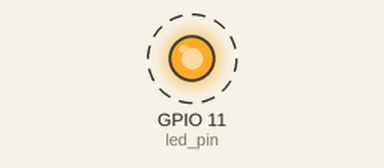
Simulated run of this program. Board: Raspberry Pi (BCM pin numbers). Parts: output pins drawn as LEDs (lit = HIGH). Dashed ring = blinking.

Above: at 0.5 s.
Timing chart, 0 to 4.6 s (numbered marks = the images above):
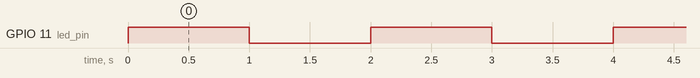

The program:

blink.py
```python
import RPi.GPIO as GPIO
import time

# Set the GPIO pin number
led_pin = 11

# Set the GPIO mode to BCM
GPIO.setmode(GPIO.BCM)

# Set up the GPIO pin as an output pin
GPIO.setup(led_pin, GPIO.OUT)

try:
    while True:
        # Turn on the LED
        GPIO.output(led_pin, GPIO.HIGH)
        time.sleep(1)  # Wait for 1 second
        # Turn off the LED
        GPIO.output(led_pin, GPIO.LOW)
        time.sleep(1)  # Wait for 1 second

except KeyboardInterrupt:
    # Reset GPIO settings if the user interrupts the program
    GPIO.cleanup()
```

Measured:
- by itself, GPIO 11 (led_pin): alternates HIGH for 1.0 s and LOW for 1.0 s
